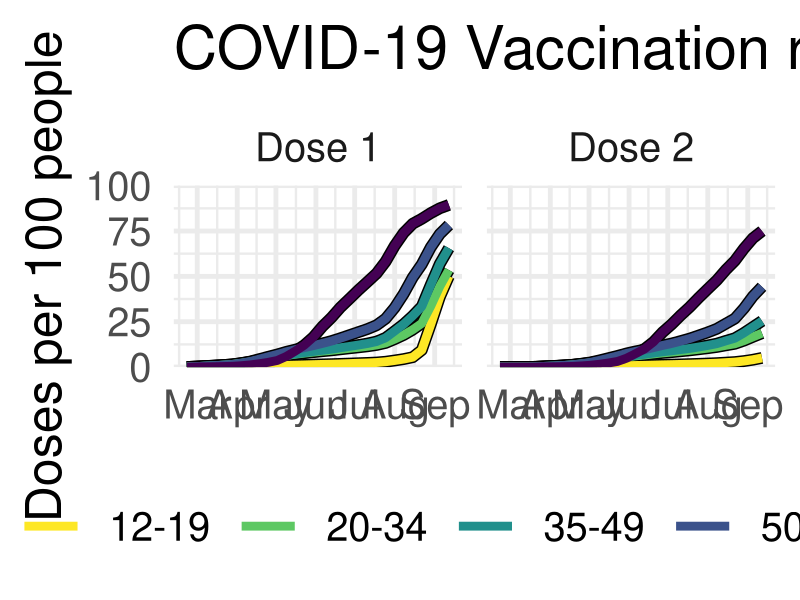

The R script that drew this image:
library(tidyverse)
library(lubridate)
library(readxl)

vacc_dat <- read_excel("data/210913_-_equity_-_rate_ratios_and_uptake_over_time.xlsx",
                  sheet=4) %>%
  rename(Week = `Week ending date`,
         Dose = `Dose number`,
         Ethnicity = `Ethnic group`,
         Age = `Age group`,
         DHB = `DHB of residence`,
         Vacc = `# doses administered`) %>%
  filter(Dose != 0) %>%
  filter(!(Age %in% c("0 to 4", "5 to 9", "Unknown"))) %>%
  group_by(Week, Dose, Age) %>%
  summarise(Vacc = sum(Vacc))

popn_dat <- read_excel("data/210913_-_equity_-_rate_ratios_and_uptake_over_time.xlsx",
                       sheet=5) %>%
  rename(Ethnicity = `Ethnic group`,
         Age = `Age group`,
         DHB = `DHB of residence`,
         Population = `# people (HSU)`) %>%
  group_by(Age) %>% summarise(Population = sum(Population))

vacc_dat %>% count(Age)
popn_dat %>% count(Age)

# see what is missing
vacc_dat %>% anti_join(popn_dat) %>% as.data.frame()

# join up
all_dat <- vacc_dat %>% ungroup() %>% complete(Week, Age, Dose, fill=list(Vacc=0)) %>%
  left_join(popn_dat)

# check:
all_dat %>% group_by(Week, Dose) %>% summarise(Total = sum(Population, na.rm=TRUE)) %>%
  pull(Total) %>% unique()

# summarise up to our age and dhb categories (could change this whenever we like now...)
#age_cats <- data.frame(cuts=seq(0,80,by=10),
#                       labs=c("0 to 9", "10 to 19", "20 to 29", "30 to 39", "40 to 49",
#                              "50 to 59", "60 to 69", "70 to 79", "80+"))
weekly_vacc <- all_dat %>% filter(Age != "< 12") %>%
  group_by(Week, Age, Dose) %>%
  summarise(Vacc = sum(Vacc), Population = sum(Population, na.rm=TRUE))

# this is not cummaltive, so make it so
cumm_vacc <- weekly_vacc %>% group_by(Age, Dose) %>%
  arrange(Week) %>%
  mutate(Vacc = cumsum(Vacc),
         Dose = paste("Dose", Dose)) %>%
  mutate(Week = as.Date(Week))

png("vacc_by_age_through_time.png", width=1980, height=1080)
ggplot(cumm_vacc) +
  geom_line(aes(x=Week, y=Vacc/Population*100, group=Age), col='black', size=4) +
  geom_line(aes(x=Week, y=Vacc/Population*100, col=Age), size=3) +
  facet_wrap(vars(Dose)) +
  scale_color_viridis_d(direction = -1) +
  scale_y_continuous(limits = c(0,100), expand=c(0,0)) +
  scale_x_date(date_breaks = "1 month", date_labels = "%b") +
  guides(colour = guide_legend(nrow = 1)) +
  theme_minimal(base_size=36) +
  labs(x = NULL,
       y = "Doses per 100 people",
       title = "COVID-19 Vaccination rates by Age: The race is on") +
  theme(legend.position='bottom',
        legend.key.width = unit(48, "pt"))
dev.off()
